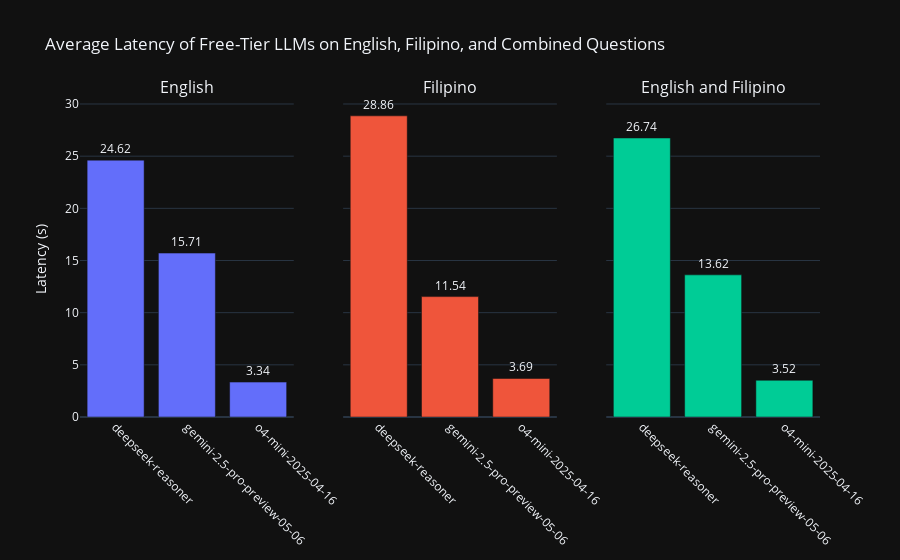

This figure's notebook cell:
### Markdown cell above
#### Which model has the least latency on TruthfulQA?

### Code cell
import pandas as pd
import plotly.graph_objects as go
from plotly.subplots import make_subplots

# Normalize language capitalization
df['language'] = df['language'].str.capitalize()

# Group by language and model - latency
grouped_lang = df.groupby(['language', 'model'])['latency'].mean().reset_index()
grouped_lang['latency'] = grouped_lang['latency']

# Group by model only (combined latency)
grouped_combined = df.groupby('model')['latency'].mean().reset_index()
grouped_combined['language'] = 'English and Filipino'  # synthetic 'language'

# Combine into one DataFrame
grouped_all = pd.concat([grouped_lang, grouped_combined], ignore_index=True)

# Desired subplot order
languages = ['English', 'Filipino', 'English and Filipino']

# Create subplots
fig = make_subplots(
    rows=1, cols=3,
    subplot_titles=languages,
    shared_yaxes=True
)

# Add bar chart for each language section
for i, lang in enumerate(languages):
    lang_data = grouped_all[grouped_all['language'] == lang]
    fig.add_trace(
        go.Bar(
            x=lang_data['model'],
            y=lang_data['latency'],
            text=lang_data['latency'].apply(lambda x: f'{x:.2f}'),
            textposition='outside',
        ),
        row=1, col=i+1
    )

# Layout config
fig.update_layout(
    title_text="Average Latency of Free-Tier LLMs on English, Filipino, and Combined Questions",
    showlegend=False,
    template="plotly_dark",
    yaxis_title="Latency (s)"  # change if your latency is in ms
)

fig.update_xaxes(tickangle=45)

# Optional: adjust Y-axis range manually if desired
# for i in range(3):
#     fig.update_yaxes(range=[0, 5], row=1, col=i+1)  # or whatever max latency is

fig.show()

### Figure 1 — Plotly figure (JSON) as saved in the notebook; plotly's stock layout.template omitted (floating-point values rounded to 4 significant figures)
{"data": [{"text": ["24.62", "15.71", "3.34"], "textposition": "outside", "type": "bar", "x": ["deepseek-reasoner", "gemini-2.5-pro-preview-05-06", "o4-mini-2025-04-16"], "xaxis": "x", "y": [24.62, 15.71, 3.345], "yaxis": "y"}, {"text": ["28.86", "11.54", "3.69"], "textposition": "outside", "type": "bar", "x": ["deepseek-reasoner", "gemini-2.5-pro-preview-05-06", "o4-mini-2025-04-16"], "xaxis": "x2", "y": [28.86, 11.54, 3.692], "yaxis": "y2"}, {"text": ["26.74", "13.62", "3.52"], "textposition": "outside", "type": "bar", "x": ["deepseek-reasoner", "gemini-2.5-pro-preview-05-06", "o4-mini-2025-04-16"], "xaxis": "x3", "y": [26.74, 13.62, 3.518], "yaxis": "y3"}], "layout": {"annotations": [{"font": {"size": 16}, "showarrow": false, "text": "English", "x": 0.1444, "xanchor": "center", "xref": "paper", "y": 1, "yanchor": "bottom", "yref": "paper"}, {"font": {"size": 16}, "showarrow": false, "text": "Filipino", "x": 0.5, "xanchor": "center", "xref": "paper", "y": 1, "yanchor": "bottom", "yref": "paper"}, {"font": {"size": 16}, "showarrow": false, "text": "English and Filipino", "x": 0.8556, "xanchor": "center", "xref": "paper", "y": 1, "yanchor": "bottom", "yref": "paper"}], "showlegend": false, "title": {"text": "Average Latency of Free-Tier LLMs on English, Filipino, and Combined Questions"}, "xaxis": {"anchor": "y", "domain": [0, 0.2889], "tickangle": 45}, "xaxis2": {"anchor": "y2", "domain": [0.3556, 0.6444], "tickangle": 45}, "xaxis3": {"anchor": "y3", "domain": [0.7111, 1], "tickangle": 45}, "yaxis": {"anchor": "x", "domain": [0, 1], "title": {"text": "Latency (s)"}}, "yaxis2": {"anchor": "x2", "domain": [0, 1], "matches": "y", "showticklabels": false}, "yaxis3": {"anchor": "x3", "domain": [0, 1], "matches": "y", "showticklabels": false}}}
